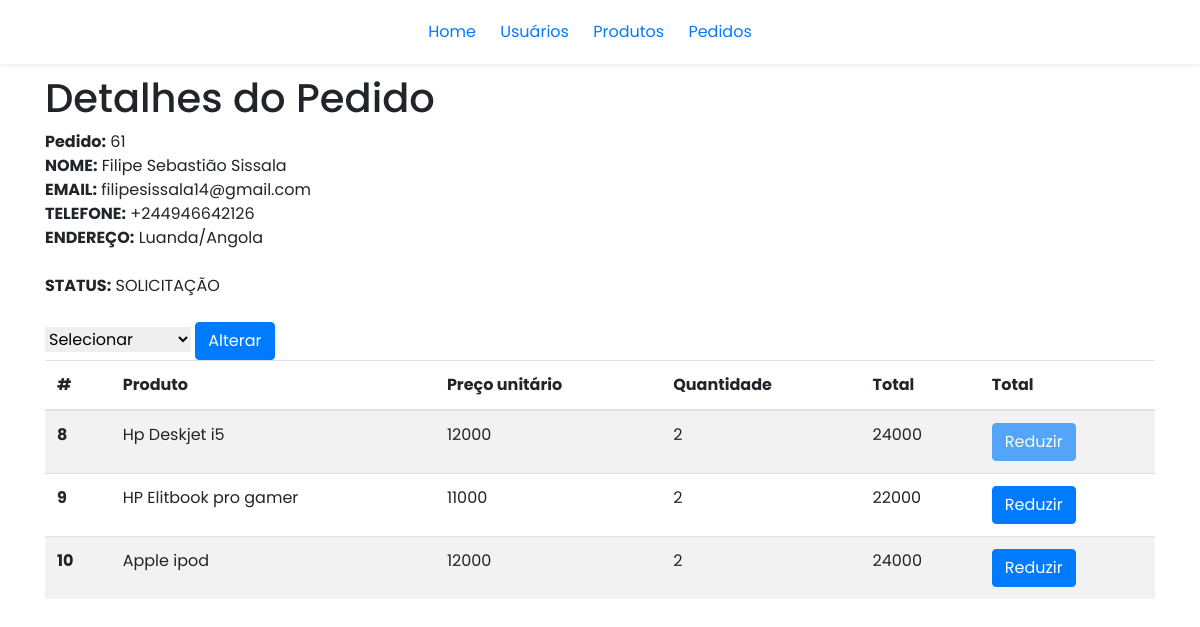
Screenshot of /admin/editOrder.php?id=61 with the database file from the repository.
### tables this page shows
CREATE TABLE `orders` (
  `id` int(11) NOT NULL,
  `id_user` int(11) NOT NULL DEFAULT 0,
  `status` int(11) NOT NULL,
  `date` date DEFAULT NULL
);

CREATE TABLE `users` (
  `id` int(11) NOT NULL,
  `name` varchar(255) NOT NULL,
  `email` varchar(255) NOT NULL,
  `password` varchar(255) NOT NULL,
  `phone` varchar(30) NOT NULL,
  `gender` varchar(30) NOT NULL,
  `birth` date NOT NULL,
  `adress` varchar(255) NOT NULL,
  `isAdmin` int(1) NOT NULL
);

CREATE TABLE `detailorders` (
  `id` int(11) NOT NULL,
  `order_id` int(11) NOT NULL DEFAULT 0,
  `product_id` int(11) NOT NULL DEFAULT 0,
  `price` float NOT NULL DEFAULT 0,
  `quantity` int(11) NOT NULL DEFAULT 0,
  `drawee` int(10) UNSIGNED NOT NULL DEFAULT 0
);

CREATE TABLE `products` (
  `id` int(11) NOT NULL,
  `name` varchar(255) NOT NULL,
  `price` float NOT NULL,
  `description` varchar(100) NOT NULL,
  `image` varchar(255) NOT NULL,
  `stock` int(11) NOT NULL,
  `available` int(11) NOT NULL
);

### admin/editOrder.php (the view, shortened to what this page needs)
<?php
include("partials/header.php");
$id = $_GET["id"];
include("connection.php");
$stmt = $connection->prepare("SELECT detailorders.id as detail_id,detailorders.drawee,detailorders.order_id,products.id,products.name,products.stock,detailorders.price,
detailorders.quantity,products.stock FROM detailorders JOIN products ON detailorders.product_id = products.id  where order_id = ?");
$stmt->execute(array($id));
$datas = $stmt->fetchAll();
$userData = $connection->prepare("SELECT *FROM orders JOIN users ON users.id = orders.id_user WHERE orders.id = ?");
$userData->execute(array($id));
$datas2 = $userData->fetchAll();
?>
<div class="container">
    <h1>Detalhes do Pedido</h1>
    <?php
    foreach ($datas2 as $data) {
        print "<strong>Pedido:</strong> " . $id . "<br>";
        print "<strong>NOME:</strong> " . $data["name"] . "<br>";
        print "<strong>EMAIL:</strong> " . $data["email"] . "<br>";
        print "<strong>TELEFONE:</strong> " . $data["phone"] . "<br>";
        print "<strong>ENDEREÇO:</strong> " . $data["adress"] . "<br><br>";
        switch ($data["status"]) {
            case 0:
                print "<strong>STATUS:</strong> SOLICITAÇÃO<br><br>";
                break;
        }
    }
    ?>
    <div>
        <form method="post">
            <select name="option">
                <option desabled>Selecionar</option>
            </select>
            <button type="submit" name="submit" class="btn btn-primary">Alterar</button>
        </form>
    </div>
    <table class="table table-striped">
        <thead>
            <tr>
                <th scope="col">#</th>
                <th scope="col">Produto</th>
                <th scope="col">Preço unitário</th>
                <th scope="col">Quantidade</th>
                <th scope="col">Total</th>
                <th scope="col">Total</th>
            </tr>
        </thead>
        <tbody>
            <?php
            foreach ($datas as $data) {
            ?>
                <tr>
                    <th scope="row"><?php echo $data["detail_id"] ?></th>
                    <td><?php echo $data["name"] ?></td>
                    <td><?php echo $data["price"] ?></td>
                    <td><?php echo $data["quantity"] ?></td>
                    <td><?php echo $data["price"] * $data["quantity"] ?></td>
                    <form method="post">
                        <td><button type="submit" name="reduce" <?php if ($data["drawee"] !== 0) echo "disabled" ?> class="btn btn-primary">Reduzir</button></td>
                    </form>
                </tr>
            <?php
            }
            ?>
        </tbody>
    </table>
</div>

### admin/partials/style.css (style rules this page uses)
:root { --main-color: #fd4646; --text-color: #171427; --bg-color: #fff; --btn-color: blue; }
* { font-family: "Poppins", sans-serif; padding: 0; margin: 0; border: none; box-sizing: border-box; scroll-padding-top: 2rem; scroll-behavior: smooth; list-style: none; text-decoration: none; }
body { color: var(--text-color); }

### rows the page displays
orders: id_user.name "Filipe Sebastião Sissala", id_user.email "filipesissala14@gmail.com", id_user.phone "+244946642126", id_user.adress "Luanda/Angola", shows "STATUS:", status "SOLICITAÇÃO"
detailorders: id "8", product.name "Hp Deskjet i5", price "12000", quantity "2", $data["price"] * $data["quantity"] "24000"
detailorders: id "9", product.name "HP Elitbook pro gamer", price "11000", quantity "2", $data["price"] * $data["quantity"] "22000"
detailorders: id "10", product.name "Apple ipod", price "12000", quantity "2", $data["price"] * $data["quantity"] "24000"
